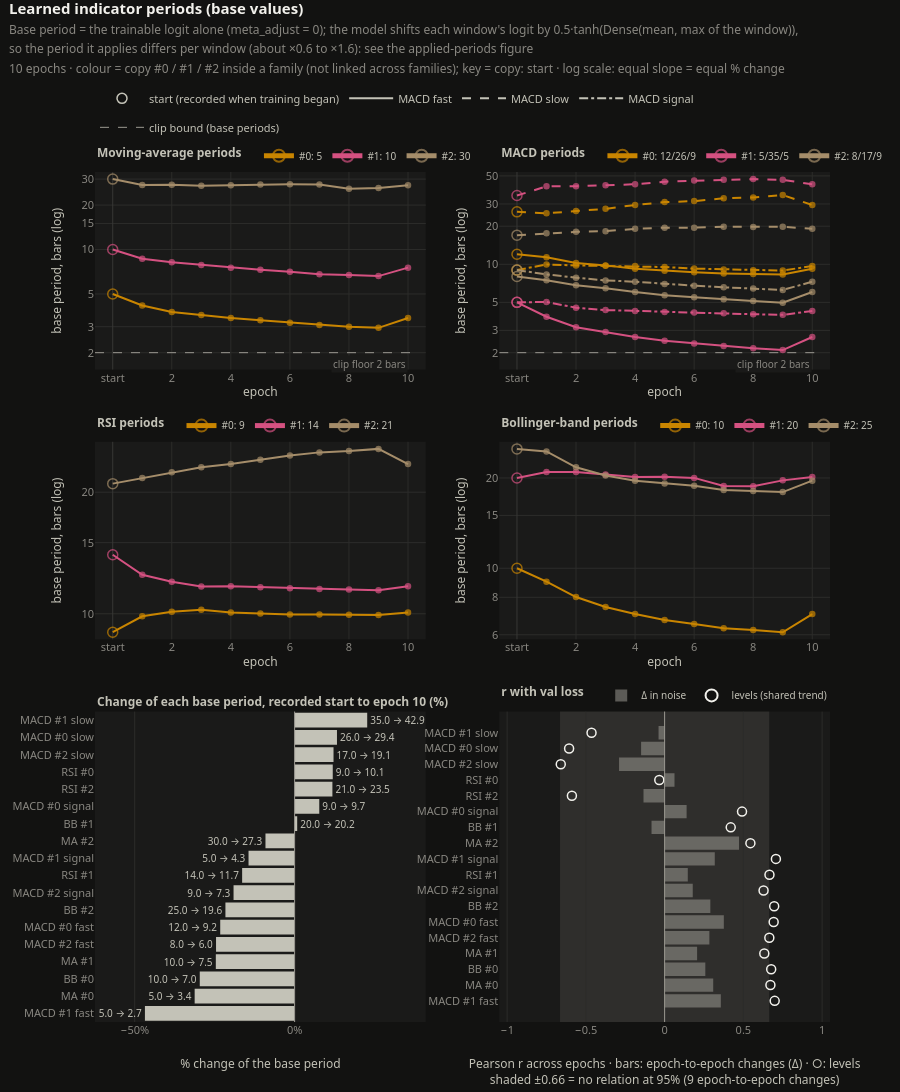

This figure's notebook cell:
### Code cell
Visualizations.build("indicator_evolution", metrics_path, cfg).show()
display(AT.styled(indicator_summary(metrics_path, cfg)))

### Figure 1 — Plotly figure (JSON) as saved in the notebook; plotly's stock layout.template omitted (floating-point values rounded to 4 significant figures)
{"data": [{"hovertemplate": "MA #0 base period<br>%{text}: %{y:.2f} bars<extra></extra>", "legend": "legend2", "legendgroup": "ma_period_0", "line": {"color": "#c98500", "dash": "solid", "width": 2}, "marker": {"color": "#c98500", "line": {"color": "#c98500", "width": 1.5}, "size": [10, 5, 5, 5, 5, 5, 5, 5, 5, 5, 5], "symbol": ["circle-open", "circle", "circle", "circle", "circle", "circle", "circle", "circle", "circle", "circle", "circle"]}, "mode": "lines+markers", "name": "#0: 5", "showlegend": true, "text": ["recorded start", "epoch 1", "epoch 2", "epoch 3", "epoch 4", "epoch 5", "epoch 6", "epoch 7", "epoch 8", "epoch 9", "epoch 10"], "type": "scatter", "x": [0.0, 1.0, 2.0, 3.0, 4.0, 5.0, 6.0, 7.0, 8.0, 9.0, 10.0], "xaxis": "x", "y": [5.0, 4.18, 3.774, 3.597, 3.437, 3.313, 3.19, 3.083, 2.993, 2.947, 3.437], "yaxis": "y"}, {"hovertemplate": "MA #1 base period<br>%{text}: %{y:.2f} bars<extra></extra>", "legend": "legend2", "legendgroup": "ma_period_1", "line": {"color": "#d55181", "dash": "solid", "width": 2}, "marker": {"color": "#d55181", "line": {"color": "#d55181", "width": 1.5}, "size": [10, 5, 5, 5, 5, 5, 5, 5, 5, 5, 5], "symbol": ["circle-open", "circle", "circle", "circle", "circle", "circle", "circle", "circle", "circle", "circle", "circle"]}, "mode": "lines+markers", "name": "#1: 10", "showlegend": true, "text": ["recorded start", "epoch 1", "epoch 2", "epoch 3", "epoch 4", "epoch 5", "epoch 6", "epoch 7", "epoch 8", "epoch 9", "epoch 10"], "type": "scatter", "x": [0.0, 1.0, 2.0, 3.0, 4.0, 5.0, 6.0, 7.0, 8.0, 9.0, 10.0], "xaxis": "x", "y": [10.0, 8.669, 8.188, 7.853, 7.537, 7.307, 7.072, 6.797, 6.712, 6.605, 7.537], "yaxis": "y"}, {"hovertemplate": "MA #2 base period<br>%{text}: %{y:.2f} bars<extra></extra>", "legend": "legend2", "legendgroup": "ma_period_2", "line": {"color": "#a58d6a", "dash": "solid", "width": 2}, "marker": {"color": "#a58d6a", "line": {"color": "#a58d6a", "width": 1.5}, "size": [10, 5, 5, 5, 5, 5, 5, 5, 5, 5, 5], "symbol": ["circle-open", "circle", "circle", "circle", "circle", "circle", "circle", "circle", "circle", "circle", "circle"]}, "mode": "lines+markers", "name": "#2: 30", "showlegend": true, "text": ["recorded start", "epoch 1", "epoch 2", "epoch 3", "epoch 4", "epoch 5", "epoch 6", "epoch 7", "epoch 8", "epoch 9", "epoch 10"], "type": "scatter", "x": [0.0, 1.0, 2.0, 3.0, 4.0, 5.0, 6.0, 7.0, 8.0, 9.0, 10.0], "xaxis": "x", "y": [30.0, 27.37, 27.47, 27.08, 27.27, 27.6, 27.64, 27.57, 25.86, 26.14, 27.27], "yaxis": "y"}, {"hoverinfo": "skip", "legendgroup": "bound", "line": {"color": "#9a9890", "dash": "dash", "width": 1}, "mode": "lines", "name": "clip floor", "showlegend": false, "type": "scatter", "x": [-0.6, 10.3], "xaxis": "x", "y": [2.0, 2.0], "yaxis": "y"}, {"hovertemplate": "MACD #0 fast base period<br>%{text}: %{y:.2f} bars<extra></extra>", "legend": "legend3", "legendgroup": "macd_0", "line": {"color": "#c98500", "dash": "solid", "width": 2}, "marker": {"color": "#c98500", "line": {"color": "#c98500", "width": 1.5}, "size": [10, 5, 5, 5, 5, 5, 5, 5, 5, 5, 5], "symbol": ["circle-open", "circle", "circle", "circle", "circle", "circle", "circle", "circle", "circle", "circle", "circle"]}, "mode": "lines+markers", "name": "#0: 12/26/9", "showlegend": true, "text": ["recorded start", "epoch 1", "epoch 2", "epoch 3", "epoch 4", "epoch 5", "epoch 6", "epoch 7", "epoch 8", "epoch 9", "epoch 10"], "type": "scatter", "x": [0.0, 1.0, 2.0, 3.0, 4.0, 5.0, 6.0, 7.0, 8.0, 9.0, 10.0], "xaxis": "x2", "y": [12.0, 11.35, 10.22, 9.805, 9.209, 8.876, 8.644, 8.475, 8.376, 8.299, 9.209], "yaxis": "y2"}, {"hovertemplate": "MACD #0 slow base period<br>%{text}: %{y:.2f} bars<extra></extra>", "legend": "legend3", "legendgroup": "macd_0", "line": {"color": "#c98500", "dash": "dash", "width": 2}, "marker": {"color": "#c98500", "line": {"color": "#c98500", "width": 1.5}, "size": [10, 5, 5, 5, 5, 5, 5, 5, 5, 5, 5], "symbol": ["circle-open", "circle", "circle", "circle", "circle", "circle", "circle", "circle", "circle", "circle", "circle"]}, "mode": "lines+markers", "name": "#0: 12/26/9", "showlegend": false, "text": ["recorded start", "epoch 1", "epoch 2", "epoch 3", "epoch 4", "epoch 5", "epoch 6", "epoch 7", "epoch 8", "epoch 9", "epoch 10"], "type": "scatter", "x": [0.0, 1.0, 2.0, 3.0, 4.0, 5.0, 6.0, 7.0, 8.0, 9.0, 10.0], "xaxis": "x2", "y": [26.0, 25.31, 26.37, 27.47, 29.45, 31.03, 31.6, 33.27, 33.75, 35.3, 29.45], "yaxis": "y2"}, {"hovertemplate": "MACD #0 signal base period<br>%{text}: %{y:.2f} bars<extra></extra>", "legend": "legend3", "legendgroup": "macd_0", "line": {"color": "#c98500", "dash": "dashdot", "width": 2}, "marker": {"color": "#c98500", "line": {"color": "#c98500", "width": 1.5}, "size": [10, 5, 5, 5, 5, 5, 5, 5, 5, 5, 5], "symbol": ["circle-open", "circle", "circle", "circle", "circle", "circle", "circle", "circle", "circle", "circle", "circle"]}, "mode": "lines+markers", "name": "#0: 12/26/9", "showlegend": false, "text": ["recorded start", "epoch 1", "epoch 2", "epoch 3", "epoch 4", "epoch 5", "epoch 6", "epoch 7", "epoch 8", "epoch 9", "epoch 10"], "type": "scatter", "x": [0.0, 1.0, 2.0, 3.0, 4.0, 5.0, 6.0, 7.0, 8.0, 9.0, 10.0], "xaxis": "x2", "y": [9.0, 9.967, 9.797, 9.717, 9.694, 9.512, 9.246, 9.107, 8.965, 8.929, 9.694], "yaxis": "y2"}, {"hovertemplate": "MACD #1 fast base period<br>%{text}: %{y:.2f} bars<extra></extra>", "legend": "legend3", "legendgroup": "macd_1", "line": {"color": "#d55181", "dash": "solid", "width": 2}, "marker": {"color": "#d55181", "line": {"color": "#d55181", "width": 1.5}, "size": [10, 5, 5, 5, 5, 5, 5, 5, 5, 5, 5], "symbol": ["circle-open", "circle", "circle", "circle", "circle", "circle", "circle", "circle", "circle", "circle", "circle"]}, "mode": "lines+markers", "name": "#1: 5/35/5", "showlegend": true, "text": ["recorded start", "epoch 1", "epoch 2", "epoch 3", "epoch 4", "epoch 5", "epoch 6", "epoch 7", "epoch 8", "epoch 9", "epoch 10"], "type": "scatter", "x": [0.0, 1.0, 2.0, 3.0, 4.0, 5.0, 6.0, 7.0, 8.0, 9.0, 10.0], "xaxis": "x2", "y": [5.0, 3.847, 3.175, 2.919, 2.66, 2.488, 2.366, 2.263, 2.169, 2.097, 2.66], "yaxis": "y2"}, {"hovertemplate": "MACD #1 slow base period<br>%{text}: %{y:.2f} bars<extra></extra>", "legend": "legend3", "legendgroup": "macd_1", "line": {"color": "#d55181", "dash": "dash", "width": 2}, "marker": {"color": "#d55181", "line": {"color": "#d55181", "width": 1.5}, "size": [10, 5, 5, 5, 5, 5, 5, 5, 5, 5, 5], "symbol": ["circle-open", "circle", "circle", "circle", "circle", "circle", "circle", "circle", "circle", "circle", "circle"]}, "mode": "lines+markers", "name": "#1: 5/35/5", "showlegend": false, "text": ["recorded start", "epoch 1", "epoch 2", "epoch 3", "epoch 4", "epoch 5", "epoch 6", "epoch 7", "epoch 8", "epoch 9", "epoch 10"], "type": "scatter", "x": [0.0, 1.0, 2.0, 3.0, 4.0, 5.0, 6.0, 7.0, 8.0, 9.0, 10.0], "xaxis": "x2", "y": [35.0, 41.35, 41.51, 42.25, 42.95, 45.02, 45.9, 46.58, 47.19, 46.54, 42.95], "yaxis": "y2"}, {"hovertemplate": "MACD #1 signal base period<br>%{text}: %{y:.2f} bars<extra></extra>", "legend": "legend3", "legendgroup": "macd_1", "line": {"color": "#d55181", "dash": "dashdot", "width": 2}, "marker": {"color": "#d55181", "line": {"color": "#d55181", "width": 1.5}, "size": [10, 5, 5, 5, 5, 5, 5, 5, 5, 5, 5], "symbol": ["circle-open", "circle", "circle", "circle", "circle", "circle", "circle", "circle", "circle", "circle", "circle"]}, "mode": "lines+markers", "name": "#1: 5/35/5", "showlegend": false, "text": ["recorded start", "epoch 1", "epoch 2", "epoch 3", "epoch 4", "epoch 5", "epoch 6", "epoch 7", "epoch 8", "epoch 9", "epoch 10"], "type": "scatter", "x": [0.0, 1.0, 2.0, 3.0, 4.0, 5.0, 6.0, 7.0, 8.0, 9.0, 10.0], "xaxis": "x2", "y": [5.0, 5.037, 4.538, 4.343, 4.28, 4.202, 4.148, 4.1, 4.028, 3.983, 4.28], "yaxis": "y2"}, {"hovertemplate": "MACD #2 fast base period<br>%{text}: %{y:.2f} bars<extra></extra>", "legend": "legend3", "legendgroup": "macd_2", "line": {"color": "#a58d6a", "dash": "solid", "width": 2}, "marker": {"color": "#a58d6a", "line": {"color": "#a58d6a", "width": 1.5}, "size": [10, 5, 5, 5, 5, 5, 5, 5, 5, 5, 5], "symbol": ["circle-open", "circle", "circle", "circle", "circle", "circle", "circle", "circle", "circle", "circle", "circle"]}, "mode": "lines+markers", "name": "#2: 8/17/9", "showlegend": true, "text": ["recorded start", "epoch 1", "epoch 2", "epoch 3", "epoch 4", "epoch 5", "epoch 6", "epoch 7", "epoch 8", "epoch 9", "epoch 10"], "type": "scatter", "x": [0.0, 1.0, 2.0, 3.0, 4.0, 5.0, 6.0, 7.0, 8.0, 9.0, 10.0], "xaxis": "x2", "y": [8.0, 7.483, 6.831, 6.469, 6.034, 5.704, 5.494, 5.286, 5.132, 4.964, 6.034], "yaxis": "y2"}, {"hovertemplate": "MACD #2 slow base period<br>%{text}: %{y:.2f} bars<extra></extra>", "legend": "legend3", "legendgroup": "macd_2", "line": {"color": "#a58d6a", "dash": "dash", "width": 2}, "marker": {"color": "#a58d6a", "line": {"color": "#a58d6a", "width": 1.5}, "size": [10, 5, 5, 5, 5, 5, 5, 5, 5, 5, 5], "symbol": ["circle-open", "circle", "circle", "circle", "circle", "circle", "circle", "circle", "circle", "circle", "circle"]}, "mode": "lines+markers", "name": "#2: 8/17/9", "showlegend": false, "text": ["recorded start", "epoch 1", "epoch 2", "epoch 3", "epoch 4", "epoch 5", "epoch 6", "epoch 7", "epoch 8", "epoch 9", "epoch 10"], "type": "scatter", "x": [0.0, 1.0, 2.0, 3.0, 4.0, 5.0, 6.0, 7.0, 8.0, 9.0, 10.0], "xaxis": "x2", "y": [17.0, 17.57, 18.06, 18.29, 19.07, 19.49, 19.49, 19.77, 19.75, 19.82, 19.07], "yaxis": "y2"}, {"hovertemplate": "MACD #2 signal base period<br>%{text}: %{y:.2f} bars<extra></extra>", "legend": "legend3", "legendgroup": "macd_2", "line": {"color": "#a58d6a", "dash": "dashdot", "width": 2}, "marker": {"color": "#a58d6a", "line": {"color": "#a58d6a", "width": 1.5}, "size": [10, 5, 5, 5, 5, 5, 5, 5, 5, 5, 5], "symbol": ["circle-open", "circle", "circle", "circle", "circle", "circle", "circle", "circle", "circle", "circle", "circle"]}, "mode": "lines+markers", "name": "#2: 8/17/9", "showlegend": false, "text": ["recorded start", "epoch 1", "epoch 2", "epoch 3", "epoch 4", "epoch 5", "epoch 6", "epoch 7", "epoch 8", "epoch 9", "epoch 10"], "type": "scatter", "x": [0.0, 1.0, 2.0, 3.0, 4.0, 5.0, 6.0, 7.0, 8.0, 9.0, 10.0], "xaxis": "x2", "y": [9.0, 8.317, 7.831, 7.458, 7.282, 6.995, 6.777, 6.581, 6.424, 6.266, 7.282], "yaxis": "y2"}, {"hoverinfo": "skip", "legendgroup": "bound", "line": {"color": "#9a9890", "dash": "dash", "width": 1}, "mode": "lines", "name": "clip floor", "showlegend": false, "type": "scatter", "x": [-0.6, 10.3], "xaxis": "x2", "y": [2.0, 2.0], "yaxis": "y2"}, {"hovertemplate": "RSI #0 base period<br>%{text}: %{y:.2f} bars<extra></extra>", "legend": "legend4", "legendgroup": "rsi_period_0", "line": {"color": "#c98500", "dash": "solid", "width": 2}, "marker": {"color": "#c98500", "line": {"color": "#c98500", "width": 1.5}, "size": [10, 5, 5, 5, 5, 5, 5, 5, 5, 5, 5], "symbol": ["circle-open", "circle", "circle", "circle", "circle", "circle", "circle", "circle", "circle", "circle", "circle"]}, "mode": "lines+markers", "name": "#0: 9", "showlegend": true, "text": ["recorded start", "epoch 1", "epoch 2", "epoch 3", "epoch 4", "epoch 5", "epoch 6", "epoch 7", "epoch 8", "epoch 9", "epoch 10"], "type": "scatter", "x": [0.0, 1.0, 2.0, 3.0, 4.0, 5.0, 6.0, 7.0, 8.0, 9.0, 10.0], "xaxis": "x3", "y": [9.0, 9.857, 10.12, 10.23, 10.07, 10.02, 9.956, 9.958, 9.95, 9.924, 10.07], "yaxis": "y3"}, {"hovertemplate": "RSI #1 base period<br>%{text}: %{y:.2f} bars<extra></extra>", "legend": "legend4", "legendgroup": "rsi_period_1", "line": {"color": "#d55181", "dash": "solid", "width": 2}, "marker": {"color": "#d55181", "line": {"color": "#d55181", "width": 1.5}, "size": [10, 5, 5, 5, 5, 5, 5, 5, 5, 5, 5], "symbol": ["circle-open", "circle", "circle", "circle", "circle", "circle", "circle", "circle", "circle", "circle", "circle"]}, "mode": "lines+markers", "name": "#1: 14", "showlegend": true, "text": ["recorded start", "epoch 1", "epoch 2", "epoch 3", "epoch 4", "epoch 5", "epoch 6", "epoch 7", "epoch 8", "epoch 9", "epoch 10"], "type": "scatter", "x": [0.0, 1.0, 2.0, 3.0, 4.0, 5.0, 6.0, 7.0, 8.0, 9.0, 10.0], "xaxis": "x3", "y": [14.0, 12.49, 12.0, 11.68, 11.7, 11.63, 11.57, 11.52, 11.48, 11.44, 11.7], "yaxis": "y3"}, {"hovertemplate": "RSI #2 base period<br>%{text}: %{y:.2f} bars<extra></extra>", "legend": "legend4", "legendgroup": "rsi_period_2", "line": {"color": "#a58d6a", "dash": "solid", "width": 2}, "marker": {"color": "#a58d6a", "line": {"color": "#a58d6a", "width": 1.5}, "size": [10, 5, 5, 5, 5, 5, 5, 5, 5, 5, 5], "symbol": ["circle-open", "circle", "circle", "circle", "circle", "circle", "circle", "circle", "circle", "circle", "circle"]}, "mode": "lines+markers", "name": "#2: 21", "showlegend": true, "text": ["recorded start", "epoch 1", "epoch 2", "epoch 3", "epoch 4", "epoch 5", "epoch 6", "epoch 7", "epoch 8", "epoch 9", "epoch 10"], "type": "scatter", "x": [0.0, 1.0, 2.0, 3.0, 4.0, 5.0, 6.0, 7.0, 8.0, 9.0, 10.0], "xaxis": "x3", "y": [21.0, 21.69, 22.41, 23.06, 23.48, 24.08, 24.66, 25.1, 25.29, 25.6, 23.48], "yaxis": "y3"}, {"hovertemplate": "BB #0 base period<br>%{text}: %{y:.2f} bars<extra></extra>", "legend": "legend5", "legendgroup": "bb_period_0", "line": {"color": "#c98500", "dash": "solid", "width": 2}, "marker": {"color": "#c98500", "line": {"color": "#c98500", "width": 1.5}, "size": [10, 5, 5, 5, 5, 5, 5, 5, 5, 5, 5], "symbol": ["circle-open", "circle", "circle", "circle", "circle", "circle", "circle", "circle", "circle", "circle", "circle"]}, "mode": "lines+markers", "name": "#0: 10", "showlegend": true, "text": ["recorded start", "epoch 1", "epoch 2", "epoch 3", "epoch 4", "epoch 5", "epoch 6", "epoch 7", "epoch 8", "epoch 9", "epoch 10"], "type": "scatter", "x": [0.0, 1.0, 2.0, 3.0, 4.0, 5.0, 6.0, 7.0, 8.0, 9.0, 10.0], "xaxis": "x4", "y": [10.0, 9.023, 8.014, 7.424, 7.034, 6.716, 6.514, 6.306, 6.227, 6.118, 7.034], "yaxis": "y4"}, {"hovertemplate": "BB #1 base period<br>%{text}: %{y:.2f} bars<extra></extra>", "legend": "legend5", "legendgroup": "bb_period_1", "line": {"color": "#d55181", "dash": "solid", "width": 2}, "marker": {"color": "#d55181", "line": {"color": "#d55181", "width": 1.5}, "size": [10, 5, 5, 5, 5, 5, 5, 5, 5, 5, 5], "symbol": ["circle-open", "circle", "circle", "circle", "circle", "circle", "circle", "circle", "circle", "circle", "circle"]}, "mode": "lines+markers", "name": "#1: 20", "showlegend": true, "text": ["recorded start", "epoch 1", "epoch 2", "epoch 3", "epoch 4", "epoch 5", "epoch 6", "epoch 7", "epoch 8", "epoch 9", "epoch 10"], "type": "scatter", "x": [0.0, 1.0, 2.0, 3.0, 4.0, 5.0, 6.0, 7.0, 8.0, 9.0, 10.0], "xaxis": "x4", "y": [20.0, 20.92, 20.94, 20.55, 20.16, 20.19, 20.01, 18.81, 18.75, 19.63, 20.16], "yaxis": "y4"}, {"hovertemplate": "BB #2 base period<br>%{text}: %{y:.2f} bars<extra></extra>", "legend": "legend5", "legendgroup": "bb_period_2", "line": {"color": "#a58d6a", "dash": "solid", "width": 2}, "marker": {"color": "#a58d6a", "line": {"color": "#a58d6a", "width": 1.5}, "size": [10, 5, 5, 5, 5, 5, 5, 5, 5, 5, 5], "symbol": ["circle-open", "circle", "circle", "circle", "circle", "circle", "circle", "circle", "circle", "circle", "circle"]}, "mode": "lines+markers", "name": "#2: 25", "showlegend": true, "text": ["recorded start", "epoch 1", "epoch 2", "epoch 3", "epoch 4", "epoch 5", "epoch 6", "epoch 7", "epoch 8", "epoch 9", "epoch 10"], "type": "scatter", "x": [0.0, 1.0, 2.0, 3.0, 4.0, 5.0, 6.0, 7.0, 8.0, 9.0, 10.0], "xaxis": "x4", "y": [25.0, 24.51, 21.7, 20.38, 19.59, 19.17, 18.83, 18.24, 18.09, 17.94, 19.59], "yaxis": "y4"}, {"cliponaxis": false, "hovertemplate": "MACD #1 fast (macd_1_fast)<br>5.00 → 2.66 bars<br>change %{x:>+.1f}%<extra></extra>", "marker": {"color": "#c3c2b7"}, "name": "macd_1_fast", "orientation": "h", "showlegend": false, "text": ["5.0 → 2.7"], "textfont": {"color": "#c3c2b7", "size": 10}, "textposition": "outside", "type": "bar", "x": [-46.81], "xaxis": "x5", "y": ["MACD #1 fast"], "yaxis": "y5"}, {"cliponaxis": false, "hovertemplate": "MA #0 (ma_period_0)<br>5.00 → 3.44 bars<br>change %{x:>+.1f}%<extra></extra>", "marker": {"color": "#c3c2b7"}, "name": "ma_period_0", "orientation": "h", "showlegend": false, "text": ["5.0 → 3.4"], "textfont": {"color": "#c3c2b7", "size": 10}, "textposition": "outside", "type": "bar", "x": [-31.26], "xaxis": "x5", "y": ["MA #0"], "yaxis": "y5"}, {"cliponaxis": false, "hovertemplate": "BB #0 (bb_period_0)<br>10.00 → 7.03 bars<br>change %{x:>+.1f}%<extra></extra>", "marker": {"color": "#c3c2b7"}, "name": "bb_period_0", "orientation": "h", "showlegend": false, "text": ["10.0 → 7.0"], "textfont": {"color": "#c3c2b7", "size": 10}, "textposition": "outside", "type": "bar", "x": [-29.66], "xaxis": "x5", "y": ["BB #0"], "yaxis": "y5"}, {"cliponaxis": false, "hovertemplate": "MA #1 (ma_period_1)<br>10.00 → 7.54 bars<br>change %{x:>+.1f}%<extra></extra>", "marker": {"color": "#c3c2b7"}, "name": "ma_period_1", "orientation": "h", "showlegend": false, "text": ["10.0 → 7.5"], "textfont": {"color": "#c3c2b7", "size": 10}, "textposition": "outside", "type": "bar", "x": [-24.63], "xaxis": "x5", "y": ["MA #1"], "yaxis": "y5"}, {"cliponaxis": false, "hovertemplate": "MACD #2 fast (macd_2_fast)<br>8.00 → 6.03 bars<br>change %{x:>+.1f}%<extra></extra>", "marker": {"color": "#c3c2b7"}, "name": "macd_2_fast", "orientation": "h", "showlegend": false, "text": ["8.0 → 6.0"], "textfont": {"color": "#c3c2b7", "size": 10}, "textposition": "outside", "type": "bar", "x": [-24.57], "xaxis": "x5", "y": ["MACD #2 fast"], "yaxis": "y5"}, {"cliponaxis": false, "hovertemplate": "MACD #0 fast (macd_0_fast)<br>12.00 → 9.21 bars<br>change %{x:>+.1f}%<extra></extra>", "marker": {"color": "#c3c2b7"}, "name": "macd_0_fast", "orientation": "h", "showlegend": false, "text": ["12.0 → 9.2"], "textfont": {"color": "#c3c2b7", "size": 10}, "textposition": "outside", "type": "bar", "x": [-23.26], "xaxis": "x5", "y": ["MACD #0 fast"], "yaxis": "y5"}, {"cliponaxis": false, "hovertemplate": "BB #2 (bb_period_2)<br>25.00 → 19.59 bars<br>change %{x:>+.1f}%<extra></extra>", "marker": {"color": "#c3c2b7"}, "name": "bb_period_2", "orientation": "h", "showlegend": false, "text": ["25.0 → 19.6"], "textfont": {"color": "#c3c2b7", "size": 10}, "textposition": "outside", "type": "bar", "x": [-21.63], "xaxis": "x5", "y": ["BB #2"], "yaxis": "y5"}, {"cliponaxis": false, "hovertemplate": "MACD #2 signal (macd_2_signal)<br>9.00 → 7.28 bars<br>change %{x:>+.1f}%<extra></extra>", "marker": {"color": "#c3c2b7"}, "name": "macd_2_signal", "orientation": "h", "showlegend": false, "text": ["9.0 → 7.3"], "textfont": {"color": "#c3c2b7", "size": 10}, "textposition": "outside", "type": "bar", "x": [-19.09], "xaxis": "x5", "y": ["MACD #2 signal"], "yaxis": "y5"}, {"cliponaxis": false, "hovertemplate": "RSI #1 (rsi_period_1)<br>14.00 → 11.70 bars<br>change %{x:>+.1f}%<extra></extra>", "marker": {"color": "#c3c2b7"}, "name": "rsi_period_1", "orientation": "h", "showlegend": false, "text": ["14.0 → 11.7"], "textfont": {"color": "#c3c2b7", "size": 10}, "textposition": "outside", "type": "bar", "x": [-16.41], "xaxis": "x5", "y": ["RSI #1"], "yaxis": "y5"}, {"cliponaxis": false, "hovertemplate": "MACD #1 signal (macd_1_signal)<br>5.00 → 4.28 bars<br>change %{x:>+.1f}%<extra></extra>", "marker": {"color": "#c3c2b7"}, "name": "macd_1_signal", "orientation": "h", "showlegend": false, "text": ["5.0 → 4.3"], "textfont": {"color": "#c3c2b7", "size": 10}, "textposition": "outside", "type": "bar", "x": [-14.41], "xaxis": "x5", "y": ["MACD #1 signal"], "yaxis": "y5"}, {"cliponaxis": false, "hovertemplate": "MA #2 (ma_period_2)<br>30.00 → 27.27 bars<br>change %{x:>+.1f}%<extra></extra>", "marker": {"color": "#c3c2b7"}, "name": "ma_period_2", "orientation": "h", "showlegend": false, "text": ["30.0 → 27.3"], "textfont": {"color": "#c3c2b7", "size": 10}, "textposition": "outside", "type": "bar", "x": [-9.109], "xaxis": "x5", "y": ["MA #2"], "yaxis": "y5"}, {"cliponaxis": false, "hovertemplate": "BB #1 (bb_period_1)<br>20.00 → 20.16 bars<br>change %{x:>+.1f}%<extra></extra>", "marker": {"color": "#c3c2b7"}, "name": "bb_period_1", "orientation": "h", "showlegend": false, "text": ["20.0 → 20.2"], "textfont": {"color": "#c3c2b7", "size": 10}, "textposition": "outside", "type": "bar", "x": [0.8089], "xaxis": "x5", "y": ["BB #1"], "yaxis": "y5"}, {"cliponaxis": false, "hovertemplate": "MACD #0 signal (macd_0_signal)<br>9.00 → 9.69 bars<br>change %{x:>+.1f}%<extra></extra>", "marker": {"color": "#c3c2b7"}, "name": "macd_0_signal", "orientation": "h", "showlegend": false, "text": ["9.0 → 9.7"], "textfont": {"color": "#c3c2b7", "size": 10}, "textposition": "outside", "type": "bar", "x": [7.713], "xaxis": "x5", "y": ["MACD #0 signal"], "yaxis": "y5"}, {"cliponaxis": false, "hovertemplate": "RSI #2 (rsi_period_2)<br>21.00 → 23.48 bars<br>change %{x:>+.1f}%<extra></extra>", "marker": {"color": "#c3c2b7"}, "name": "rsi_period_2", "orientation": "h", "showlegend": false, "text": ["21.0 → 23.5"], "textfont": {"color": "#c3c2b7", "size": 10}, "textposition": "outside", "type": "bar", "x": [11.82], "xaxis": "x5", "y": ["RSI #2"], "yaxis": "y5"}, {"cliponaxis": false, "hovertemplate": "RSI #0 (rsi_period_0)<br>9.00 → 10.07 bars<br>change %{x:>+.1f}%<extra></extra>", "marker": {"color": "#c3c2b7"}, "name": "rsi_period_0", "orientation": "h", "showlegend": false, "text": ["9.0 → 10.1"], "textfont": {"color": "#c3c2b7", "size": 10}, "textposition": "outside", "type": "bar", "x": [11.93], "xaxis": "x5", "y": ["RSI #0"], "yaxis": "y5"}, {"cliponaxis": false, "hovertemplate": "MACD #2 slow (macd_2_slow)<br>17.00 → 19.07 bars<br>change %{x:>+.1f}%<extra></extra>", "marker": {"color": "#c3c2b7"}, "name": "macd_2_slow", "orientation": "h", "showlegend": false, "text": ["17.0 → 19.1"], "textfont": {"color": "#c3c2b7", "size": 10}, "textposition": "outside", "type": "bar", "x": [12.17], "xaxis": "x5", "y": ["MACD #2 slow"], "yaxis": "y5"}, {"cliponaxis": false, "hovertemplate": "MACD #0 slow (macd_0_slow)<br>26.00 → 29.45 bars<br>change %{x:>+.1f}%<extra></extra>", "marker": {"color": "#c3c2b7"}, "name": "macd_0_slow", "orientation": "h", "showlegend": false, "text": ["26.0 → 29.4"], "textfont": {"color": "#c3c2b7", "size": 10}, "textposition": "outside", "type": "bar", "x": [13.25], "xaxis": "x5", "y": ["MACD #0 slow"], "yaxis": "y5"}, {"cliponaxis": false, "hovertemplate": "MACD #1 slow (macd_1_slow)<br>35.00 → 42.95 bars<br>change %{x:>+.1f}%<extra></extra>", "marker": {"color": "#c3c2b7"}, "name": "macd_1_slow", "orientation": "h", "showlegend": false, "text": ["35.0 → 42.9"], "textfont": {"color": "#c3c2b7", "size": 10}, "textposition": "outside", "type": "bar", "x": [22.71], "xaxis": "x5", "y": ["MACD #1 slow"], "yaxis": "y5"}, {"hovertemplate": "%{y}: r of epoch-to-epoch changes = %{x:>+.2f}<extra></extra>", "legend": "legend6", "legendgroup": "Δ in noise", "marker": {"color": "rgba(154,152,144,0.55)"}, "name": "Δ in noise", "orientation": "h", "type": "bar", "x": [0.3569, 0.3085, 0.2585, 0.2063, 0.2841, 0.3759, 0.2902, 0.1786, 0.1471, 0.3184, 0.4724, -0.08318, 0.1397, -0.1342, 0.06275, -0.2895, -0.1495, -0.03854], "xaxis": "x6", "y": ["MACD #1 fast", "MA #0", "BB #0", "MA #1", "MACD #2 fast", "MACD #0 fast", "BB #2", "MACD #2 signal", "RSI #1", "MACD #1 signal", "MA #2", "BB #1", "MACD #0 signal", "RSI #2", "RSI #0", "MACD #2 slow", "MACD #0 slow", "MACD #1 slow"], "yaxis": "y6"}, {"hovertemplate": "%{y}: r of levels = %{x:>+.2f} (mostly the trend both share with training time)<extra></extra>", "legend": "legend6", "marker": {"color": "#f2f1ec", "line": {"width": 1.5}, "size": 9, "symbol": "circle-open"}, "mode": "markers", "name": "levels (shared trend)", "type": "scatter", "x": [0.6988, 0.6717, 0.6765, 0.6329, 0.6648, 0.6923, 0.6956, 0.6282, 0.6657, 0.7066, 0.5446, 0.4196, 0.4914, -0.5887, -0.03395, -0.6594, -0.6065, -0.4641], "xaxis": "x6", "y": ["MACD #1 fast", "MA #0", "BB #0", "MA #1", "MACD #2 fast", "MACD #0 fast", "BB #2", "MACD #2 signal", "RSI #1", "MACD #1 signal", "MA #2", "BB #1", "MACD #0 signal", "RSI #2", "RSI #0", "MACD #2 slow", "MACD #0 slow", "MACD #1 slow"], "yaxis": "y6"}, {"hoverinfo": "skip", "legendgroup": "start", "marker": {"color": "#c3c2b7", "line": {"width": 1.5}, "size": 10, "symbol": "circle-open"}, "mode": "markers", "name": "start (recorded when training began)", "type": "scatter", "x": [null], "xaxis": "x5", "y": [null], "yaxis": "y5"}, {"hoverinfo": "skip", "legendgroup": "role-fast", "line": {"color": "#c3c2b7", "dash": "solid", "width": 2}, "marker": {"color": "#c3c2b7", "size": 11, "symbol": "diamond"}, "mode": "lines", "name": "MACD fast", "type": "scatter", "x": [null], "xaxis": "x5", "y": [null], "yaxis": "y5"}, {"hoverinfo": "skip", "legendgroup": "role-slow", "line": {"color": "#c3c2b7", "dash": "dash", "width": 2}, "marker": {"color": "#c3c2b7", "size": 11, "symbol": "diamond-wide"}, "mode": "lines", "name": "MACD slow", "type": "scatter", "x": [null], "xaxis": "x5", "y": [null], "yaxis": "y5"}, {"hoverinfo": "skip", "legendgroup": "role-signal", "line": {"color": "#c3c2b7", "dash": "dashdot", "width": 2}, "marker": {"color": "#c3c2b7", "size": 11, "symbol": "diamond-tall"}, "mode": "lines", "name": "MACD signal", "type": "scatter", "x": [null], "xaxis": "x5", "y": [null], "yaxis": "y5"}, {"hoverinfo": "skip", "legendgroup": "bound", "line": {"color": "#9a9890", "dash": "dash", "width": 1}, "mode": "lines", "name": "clip bound (base periods)", "type": "scatter", "x": [null], "xaxis": "x5", "y": [null], "yaxis": "y5"}], "layout": {"annotations": [{"font": {"color": "#c3c2b7", "size": 12}, "showarrow": false, "text": "<b>Change of each base period, recorded start to epoch 10 (%)</b>", "x": 0.0, "xanchor": "left", "xref": "paper", "y": 0.3652, "yanchor": "bottom", "yref": "paper"}, {"bgcolor": "#1a1a19", "borderpad": 1, "font": {"color": "#898781", "size": 10}, "showarrow": false, "text": "clip floor 2 bars", "x": 10.0, "xanchor": "right", "xref": "x", "y": 0.301, "yanchor": "top", "yref": "y", "yshift": -2}, {"bgcolor": "#1a1a19", "borderpad": 1, "font": {"color": "#898781", "size": 10}, "showarrow": false, "text": "clip floor 2 bars", "x": 10.0, "xanchor": "right", "xref": "x2", "y": 0.301, "yanchor": "top", "yref": "y2", "yshift": -2}], "barmode": "overlay", "height": 1200, "legend": {"itemsizing": "trace", "itemwidth": 44, "orientation": "h", "x": 0.0, "xanchor": "left", "y": 1.035, "yanchor": "bottom"}, "legend2": {"bgcolor": "rgba(0,0,0,0)", "font": {"color": "#c3c2b7", "size": 10}, "groupclick": "togglegroup", "itemsizing": "constant", "itemwidth": 30, "orientation": "h", "title": {"font": {"color": "#c3c2b7", "size": 12}, "side": "left", "text": "<b>Moving-average periods</b>   "}, "tracegroupgap": 0, "x": 0.0, "xanchor": "left", "y": 1.002, "yanchor": "bottom"}, "legend3": {"bgcolor": "rgba(0,0,0,0)", "font": {"color": "#c3c2b7", "size": 10}, "groupclick": "togglegroup", "itemsizing": "constant", "itemwidth": 30, "orientation": "h", "title": {"font": {"color": "#c3c2b7", "size": 12}, "side": "left", "text": "<b>MACD periods</b>   "}, "tracegroupgap": 0, "x": 0.55, "xanchor": "left", "y": 1.002, "yanchor": "bottom"}, "legend4": {"bgcolor": "rgba(0,0,0,0)", "font": {"color": "#c3c2b7", "size": 10}, "groupclick": "togglegroup", "itemsizing": "constant", "itemwidth": 30, "orientation": "h", "title": {"font": {"color": "#c3c2b7", "size": 12}, "side": "left", "text": "<b>RSI periods</b>   "}, "tracegroupgap": 0, "x": 0.0, "xanchor": "left", "y": 0.6846, "yanchor": "bottom"}, "legend5": {"bgcolor": "rgba(0,0,0,0)", "font": {"color": "#c3c2b7", "size": 10}, "groupclick": "togglegroup", "itemsizing": "constant", "itemwidth": 30, "orientation": "h", "title": {"font": {"color": "#c3c2b7", "size": 12}, "side": "left", "text": "<b>Bollinger-band periods</b>   "}, "tracegroupgap": 0, "x": 0.55, "xanchor": "left", "y": 0.6846, "yanchor": "bottom"}, "legend6": {"bgcolor": "rgba(0,0,0,0)", "font": {"color": "#c3c2b7", "size": 10}, "groupclick": "togglegroup", "itemsizing": "constant", "itemwidth": 30, "orientation": "h", "title": {"font": {"color": "#c3c2b7", "size": 12}, "side": "left", "text": "<b>r with val loss</b>   "}, "tracegroupgap": 0, "x": 0.55, "xanchor": "left", "y": 0.3672, "yanchor": "bottom"}, "margin": {"b": 70, "r": 24, "t": 172}, "shapes": [{"line": {"color": "#9a9890", "width": 1}, "type": "line", "x0": 0, "x1": 0, "xref": "x5", "y0": 0, "y1": 1, "yref": "y5 domain"}, {"fillcolor": "rgba(154,152,144,0.16)", "layer": "below", "line": {"width": 0}, "type": "rect", "x0": -0.6641, "x1": 0.6641, "xref": "x6", "y0": 0, "y1": 1, "yref": "y6 domain"}, {"line": {"color": "#9a9890", "width": 1}, "type": "line", "x0": 0, "x1": 0, "xref": "x6", "y0": 0, "y1": 1, "yref": "y6 domain"}], "title": {"text": "<b>Learned indicator periods (base values)</b><br><span style='font-size:12px;color:#898781'>Base period = the trainable logit alone (meta_adjust = 0); the model shifts each window's logit by 0.5·tanh(Dense(mean, max of the window)),<br>so the period it applies differs per window (about ×0.6 to ×1.6): see the applied-periods figure<br>10 epochs · colour = copy #0 / #1 / #2 inside a family (not linked across families); key = copy: start · log scale: equal slope = equal % change</span>"}, "xaxis": {"anchor": "y", "domain": [0.0, 0.45], "range": [-0.6, 10.6], "ticktext": ["start", "2", "4", "6", "8", "10"], "tickvals": [0, 2, 4, 6, 8, 10], "title": {"standoff": 4, "text": "epoch"}}, "xaxis2": {"anchor": "y2", "domain": [0.55, 1.0], "range": [-0.6, 10.6], "ticktext": ["start", "2", "4", "6", "8", "10"], "tickvals": [0, 2, 4, 6, 8, 10], "title": {"standoff": 4, "text": "epoch"}}, "xaxis3": {"anchor": "y3", "domain": [0.0, 0.45], "range": [-0.6, 10.6], "ticktext": ["start", "2", "4", "6", "8", "10"], "tickvals": [0, 2, 4, 6, 8, 10], "title": {"standoff": 4, "text": "epoch"}}, "xaxis4": {"anchor": "y4", "domain": [0.55, 1.0], "range": [-0.6, 10.6], "ticktext": ["start", "2", "4", "6", "8", "10"], "tickvals": [0, 2, 4, 6, 8, 10], "title": {"standoff": 4, "text": "epoch"}}, "xaxis5": {"anchor": "y5", "domain": [0.0, 0.45], "range": [-62.42, 41.01], "ticksuffix": "%", "title": {"text": "% change of the base period"}}, "xaxis6": {"anchor": "y6", "domain": [0.55, 1.0], "range": [-1.05, 1.05], "title": {"text": "Pearson r across epochs · bars: epoch-to-epoch changes (Δ) · ○: levels<br>shaded ±0.66 = no relation at 95% (9 epoch-to-epoch changes)"}}, "yaxis": {"anchor": "x", "domain": [0.7676, 1.0], "range": [0.1868, 1.525], "ticktext": ["2", "3", "5", "10", "15", "20", "30"], "tickvals": [2, 3, 5, 10, 15, 20, 30], "title": {"text": "base period, bars (log)"}, "type": "log"}, "yaxis2": {"anchor": "x2", "domain": [0.7676, 1.0], "range": [0.1677, 1.73], "ticktext": ["2", "3", "5", "10", "20", "30", "50"], "tickvals": [2, 3, 5, 10, 20, 30, 50], "title": {"text": "base period, bars (log)"}, "type": "log"}, "yaxis3": {"anchor": "x3", "domain": [0.4502, 0.6826], "range": [0.9367, 1.426], "ticktext": ["10", "15", "20"], "tickvals": [10, 15, 20], "title": {"text": "base period, bars (log)"}, "type": "log"}, "yaxis4": {"anchor": "x4", "domain": [0.4502, 0.6826], "range": [0.763, 1.422], "ticktext": ["6", "8", "10", "15", "20"], "tickvals": [6, 8, 10, 15, 20], "title": {"text": "base period, bars (log)"}, "type": "log"}, "yaxis5": {"anchor": "x5", "categoryarray": ["MACD #1 fast", "MA #0", "BB #0", "MA #1", "MACD #2 fast", "MACD #0 fast", "BB #2", "MACD #2 signal", "RSI #1", "MACD #1 signal", "MA #2", "BB #1", "MACD #0 signal", "RSI #2", "RSI #0", "MACD #2 slow", "MACD #0 slow", "MACD #1 slow"], "categoryorder": "array", "domain": [0.0, 0.3652]}, "yaxis6": {"anchor": "x6", "categoryarray": ["MACD #1 fast", "MA #0", "BB #0", "MA #1", "MACD #2 fast", "MACD #0 fast", "BB #2", "MACD #2 signal", "RSI #1", "MACD #1 signal", "MA #2", "BB #1", "MACD #0 signal", "RSI #2", "RSI #0", "MACD #2 slow", "MACD #0 slow", "MACD #1 slow"], "categoryorder": "array", "domain": [0.0, 0.3652]}}}
